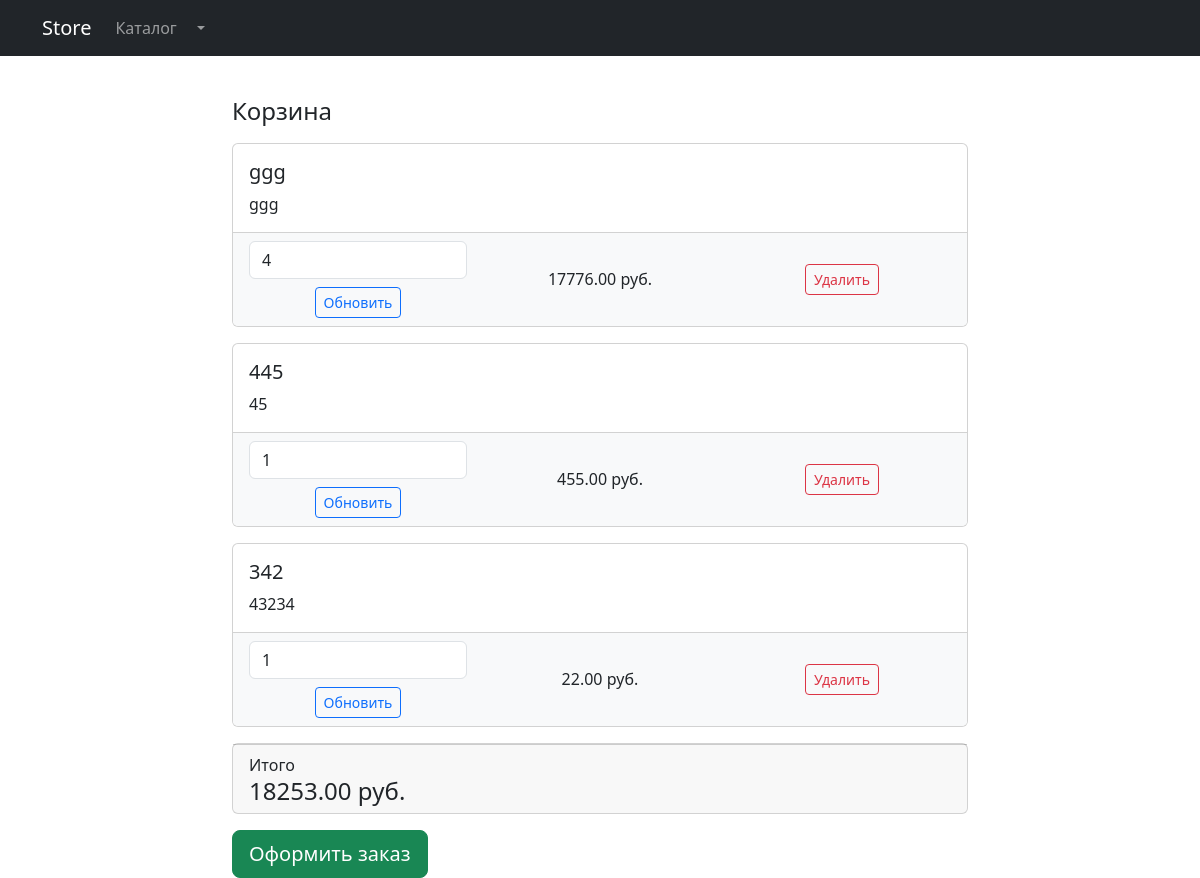
The page /products/basket/ (signed in) on the database its author committed.
### products/models.py (models this page shows, shortened)
class Basket(models.Model):
    user = models.ForeignKey(to=settings.AUTH_USER_MODEL, on_delete=models.CASCADE)
    product = models.ForeignKey(to=Product, on_delete=models.CASCADE)
    quantity = models.PositiveIntegerField(default=0)
    created_timestamp = models.DateTimeField(auto_now_add=True)
    @property
    def sum(self):
        return self.quantity * self.product.price

class Product(models.Model):
    name = models.CharField(max_length=200)
    description = models.TextField(null=True, blank=True)
    price = models.DecimalField(max_digits=10, decimal_places=2)
    quantity = models.PositiveIntegerField()
    image = models.ImageField(upload_to="product_images/", null=True, blank=True)
    category = models.ForeignKey(
        ProductCategory,
        related_name="products",
        on_delete=models.CASCADE,
    )

### products/views.py (the view)
# urls.py: path("basket/", BasketListView.as_view(), name="basket"),
class BasketListView(LoginRequiredMixin, ListView):
    model = Basket
    template_name = "products/basket_page.html"
    context_object_name = "basket"
    def get_queryset(self):
        return (
            super()
            .get_queryset()
            .filter(user=self.request.user)
            .select_related("product")
            .order_by("-created_timestamp")
        )
    def get_context_data(self, **kwargs):
        context = super().get_context_data(**kwargs)
        basket_items = context["basket"]
        context["title"] = "Store - Корзина"
        context["basket_total_sum"] = sum((item.sum for item in basket_items), 0)
        context["basket_total_quantity"] = sum(
            (item.quantity for item in basket_items), 0
        )
        return context

### products/templates/products/basket_page.html
{% extends "products/base.html" %}
{% block content %}
  <div class="container" style="padding-top: 80px;">
    <div class="row">
      <div class="col-lg-8 mx-auto">
        {% include "products/basket.html" %}
      </div>
    </div>
  </div>
{% endblock %}

### products/templates/products/base.html (shortened to what this page needs)
{% load static %}
<!DOCTYPE html>
<html lang="en">
  <head>
    <link
      href="{% static 'vendor/bootstrap/css/bootstrap.min.css' %}"
      rel="stylesheet"
    />
  </head>
  <body>
    <nav class="navbar navbar-expand-lg navbar-dark bg-dark fixed-top">
      <div class="container">
        <a class="navbar-brand" href="{% url 'products:index' %}">Store</a>
        <div class="collapse navbar-collapse" id="navbarResponsive">
          <ul class="navbar-nav ml-auto">
            <li class="nav-item">
              <a class="nav-link" href="{% url 'products:index' %}"
                >Каталог
              </a>
            </li>
            {% if user.is_authenticated %}
            <li class="nav-item dropdown">
              <a
                class="nav-link dropdown-toggle"
                href="#"
                id="navbarDropdown"
                role="button"
                data-bs-toggle="dropdown"
                aria-expanded="false"
              >
              </a>
            </li>
            {% else %}
            <li class="nav-item">
              <a class="nav-link" href="{% url 'users:login' %}"> Войти </a>
            </li>
            {% endif %}
          </ul>
        </div>
      </div>
    </nav>
    {% block content %}{% endblock %} {% block footer %}{% endblock %}
  </body>
</html>

### products/templates/products/basket.html (shortened to what this page needs)
{% if basket %}
  <h4 class="mt-3 mb-3 d-flex justify-content-between align-items-center">
    Корзина
    <span class="badge badge-secondary badge-pill">{% if basket_total_quantity %}{{ basket_total_quantity }}{% else %}{{ basket|length }}{% endif %}</span>
  </h4>
  {% for item in basket %}
    <div class="card mb-3">
      <div class="card-body">
        <h5 class="card-title">{{ item.product.name }}</h5>
        {% if item.product.description %}
          <p class="card-text">{{ item.product.description }}</p>
        {% endif %}
      </div>
      <ul class="list-group list-group-flush">
        <li class="list-group-item bg-light">
          <div class="row text-center align-items-center">
            <div class="col-lg-4">
              <form action="{% url 'products:basket_update' item.id %}" method="post">
                <input
                  name="quantity"
                  type="number"
                  class="form-control mb-2"
                  value="{{ item.quantity }}"
                  min="1"
                  max="{{ item.product.quantity }}"
                />
                <button type="submit" class="btn btn-sm btn-outline-primary">
                  Обновить
                </button>
              </form>
            </div>
            <div class="col-lg-4">
              {{ item.sum }} руб.
            </div>
            <div class="col-lg-4">
              <form action="{% url 'products:basket_remove' item.id %}" method="post">
                <button type="submit" class="btn btn-sm btn-outline-danger">
                  Удалить
                </button>
              </form>
            </div>
          </div>
        </li>
      </ul>
    </div>
  {% endfor %}
  <div class="card mb-3">
    <div class="card-footer">
      <p class="float-left mb-0">Итого</p>
      <h4 class="float-right mb-0">{{ basket_total_sum }} руб.</h4>
    </div>
  </div>
  <a class="btn btn-success btn-lg float-right" href="#">
    Оформить заказ
  </a>
{% else %}
  <h4 class="mt-3 mb-3 d-flex justify-content-center mb-3">
    Корзина пуста
  </h4>
{% endif %}

### rows shown on the page
Basket: product.name "ggg", product.description "ggg", quantity "4", sum "17776.00"
Basket: product.name "445", product.description "45", quantity "1", sum "455.00"
Basket: product.name "342", product.description "43234", quantity "1", sum "22.00"

### other values the page prints
{{ basket_total_sum }} "18253.00"
